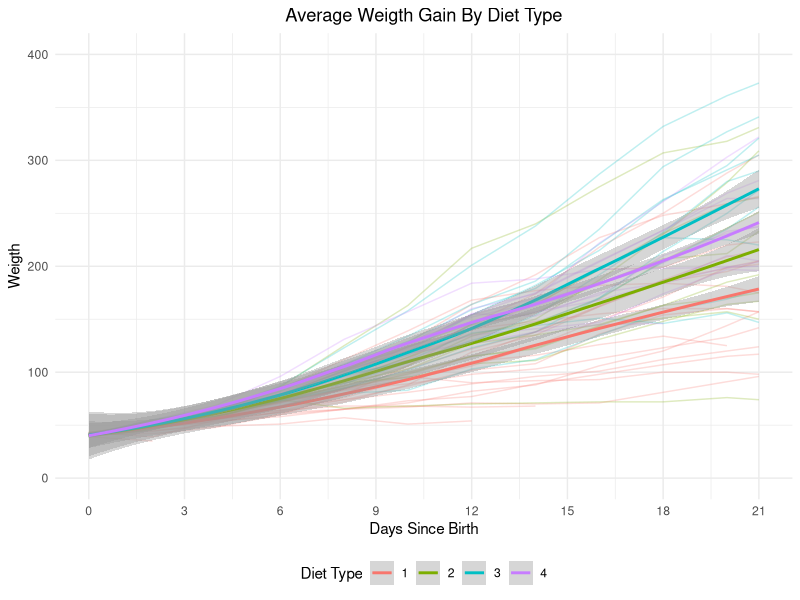

Write the R code that produced this figure.
## ---- chunk 1
library(tidyverse)
library(kableExtra)
library(data.table)
## ---- chunk 2
#| label: read-data 

long_chicks <- read_csv('chicks.csv')

long_chicks <- data.table(long_chicks)

long_chicks <- long_chicks[, new_variable := (seq_len(.N)-1) * 2, by = Chick]

long_chicks <- 
  long_chicks %>% 
  mutate(
    new_variable = 
      case_when(
        Time == 21 ~ new_variable - 1,
        T ~ new_variable
      ), 
    new_variable
  )

long_chicks %>% 
  filter(new_variable != Time) %>% nrow() -> missing_obs_count

## ---- chunk 3
#| label: count-missing-data

long_chicks %>% 
  mutate(
    max = max(Time)
  ) %>% 
  filter(
    Time == max
  ) %>% 
  select(Chick) %>% 
  unique() %>% 
  unlist() %>% 
  length() -> complete_obs

long_chicks %>% 
  select(Chick) %>% 
  unique() %>% nrow() -> total

long_chicks %>% 
  group_by(Chick) %>% 
  summarise(
    n = n(), 
    last_obs = max(Time)
  ) %>% 
  
  filter(
    
    n != 
      length(
        seq(from = 0, to = 20, by = 2) 
      ) + 1
  ) -> last_time_for_inc
## ---- chunk 4
last_time_for_inc %>% 
  kable(booktabs = T, 
        align = 'c',
        col.names = c("Chick ID", "N observed Periods", "Last Observed Time")
        ) %>% 
  kable_styling(
    latex_options = "striped"
  )
## ---- chunk 5
#| label: fig-long-plot
#| fig-cap: "Average Growth Trend by Diet" 
#| fig-height: 6
#| fig-width: 9
#| 
max <- 
  long_chicks %>% 
  summarise(m  = max(weight)) %>% 
  unlist()

max_for_plot <- 
  ceiling(
    max / 10^(nchar(max)-1) 
  ) * 10^(nchar(max)-1) 

long_chicks %>% 
  ggplot(
    aes(
      x = Time, 
      y = weight, 
      group = Chick, 
      color = as.factor(Diet)
    )
  ) + 
  geom_line(alpha = 0.25) + 
  geom_smooth(
    aes(group = as.factor(Diet))
  ) + 
  theme_minimal() + 
  theme(legend.position="bottom",
        plot.title = element_text(hjust = 0.5)) +  # calling theme here after theme_minimal allows to further customization 
                                      # calling theme minimal after this block overwrites everything we define in theme() 
  labs(
    title = "Average Weigth Gain By Diet Type", 
    x = "Days Since Birth", 
    y = "Weigth", 
    color = "Diet Type"
  ) + 
  scale_x_continuous(
    breaks = seq(from = 0, to = 21, by  = 3) 
  ) + 
  scale_y_continuous(
    limits = c(0, max_for_plot), 
    breaks = seq(from = 0, 
                 to = max_for_plot,
                 by = 100)
  ) 

## ---- chunk 6
#| label: tbl-coeffs
#| tbl-cap: "Linear Regression Model Estimates On Correlated Data"
#| 
lm <- lm(weight ~ as.factor(Diet) * Time, data = long_chicks)

summary(lm)$coefficients %>% 
  data.frame() %>% 
  mutate(
    name = c(
      "Intercept", 
      "Diet 2 Factor", 
      "Diet 3 Factor", 
      "Diet 4 Factor", 
      
      "Time Slope", 
      "Diet 2 Factor", 
      "Diet 3 Factor", 
      "Diet 4 Factor"
    )
  ) %>% 
  
  select(name, everything()) -> res 

rownames(res) <- NULL

res %>% 
  kable(
    booktabs = T, 
    digits = 2, 
    align = c('l', rep('c', length(.)-1)), 
    col.names = c("Model Term", "Estimate", "SE", "T-value", "P-value")
  ) %>% 
  kable_styling(
    latex_options = c("striped", "condensed", "HOLD_position"), 
    full_width = F
  )
